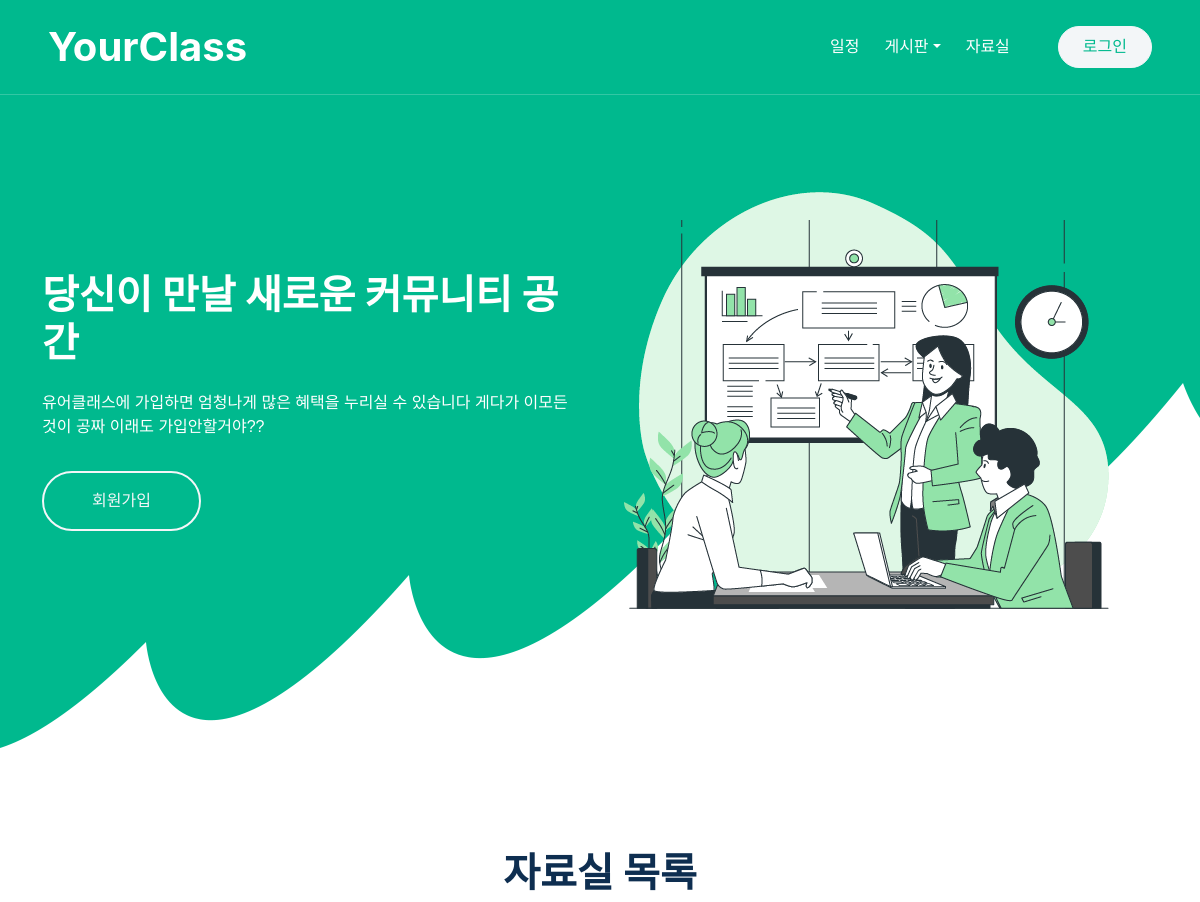
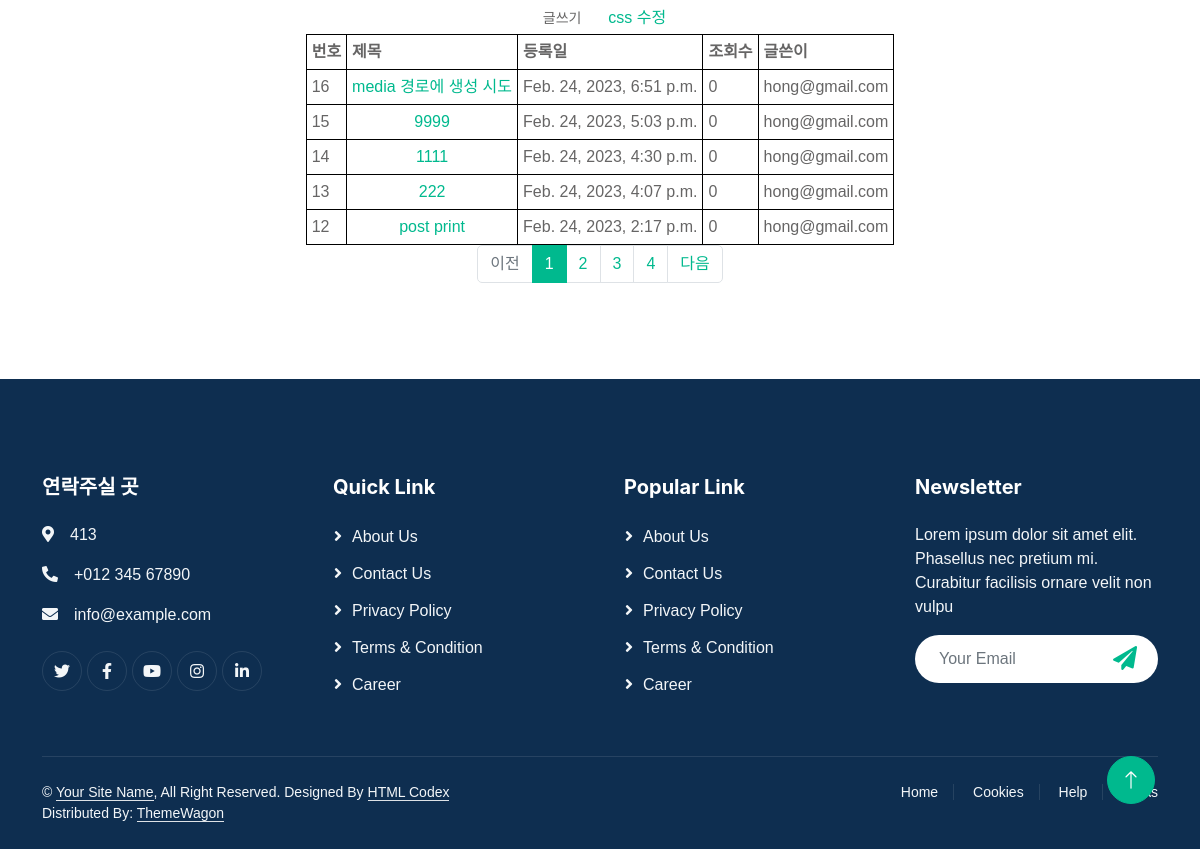
/YourClass/postList/, run on the app's committed database (2 pictures, top to bottom).
### YourClass/models.py (models this page shows)
class Post(models.Model):
    Post_id = models.AutoField(primary_key=True)
    category = models.ForeignKey('Categories', on_delete=models.CASCADE)
    title = models.CharField(max_length=50)
    content = models.TextField()
    file = models.FileField(upload_to=get_file_path, null=True, blank=True, verbose_name='파일')
    filename = models.CharField(max_length=64, null=True, verbose_name='첨부파일명')
    date = models.DateTimeField()
    viewcount = models.TextField(default=0)
    email = models.ForeignKey('Member', on_delete=models.CASCADE)

### YourClass/views.py (the view)
# urls.py: path('postList/', views.post_list, name='post_list'),
def post_list(request):
    template = loader.get_template('post_list.html')
    page = request.GET.get('page', '1')  # 페이지
    posts = Post.objects.all().order_by('-Post_id').values()
    paginator = Paginator(posts, 5)  # 페이지당 2개씩 보여주기
    page_obj = paginator.get_page(page)
    context = {
        'post_list': page_obj,
    }
    return HttpResponse(template.render(context, request))

### YourClass/templates/post_list.html (shortened to what this page needs)
<!DOCTYPE html>
{% load static %}
<html lang="en">
<head>
    <link href="https://cdnjs.cloudflare.com/ajax/libs/font-awesome/5.10.0/css/all.min.css" rel="stylesheet">
    <link href="https://cdn.jsdelivr.net/npm/bootstrap-icons@1.4.1/font/bootstrap-icons.css" rel="stylesheet">
    <link href="{% static 'lib/animate/animate.min.css'%}" rel="stylesheet">
    <link href="{% static 'lib/owlcarousel/assets/owl.carousel.min.css'%}" rel="stylesheet">
    <link href="{% static 'css/bootstrap.min.css'%}" rel="stylesheet">
    <link href="{% static 'css/style.css'%}" rel="stylesheet">
</head>
<body>
    <div class="container-xxl bg-white p-0">
        <div class="container-xxl position-relative p-0">
            <nav class="navbar navbar-expand-lg navbar-light px-4 px-lg-5 py-3 py-lg-0">
                <a href="index" class="navbar-brand p-0">
                    <h1 class="m-0">YourClass</h1>
                </a>
                <div class="collapse navbar-collapse" id="navbarCollapse">
                    <div class="navbar-nav ms-auto py-0">
                        <a href="calendar" class="nav-item nav-link">일정</a>
                        <div class="nav-item dropdown">
                            <a href="#" class="nav-link dropdown-toggle" data-bs-toggle="dropdown">게시판</a>
                        </div>
                        <a href="{% url 'post_list' %}" class="nav-item nav-link">자료실</a>
                    </div>
                    <a href="login" class="btn btn-light rounded-pill text-primary py-2 px-4 ms-lg-5">로그인</a>
                </div>
            </nav>
            <div class="container-xxl bg-primary hero-header">
                <div class="container">
                    <div class="row g-5 align-items-center">
                        <div class="col-lg-6 text-center text-lg-start">
							{% if session %}
                                <h1 class="text-white mb-4 animated zoomIn"> 환영합니다 {{classname}} 입니다</h1>
							{% else %}
                                <h1 class="text-white mb-4 animated zoomIn">당신이 만날 새로운 커뮤니티 공간</h1>
							{% endif %}
                            <p class="text-white pb-3 animated zoomIn">유어클래스에 가입하면 엄청나게 많은 혜택을 누리실 수 있습니다 게다가 이모든것이 공짜 이래도 가입안할거야??</p>
                            <a href="signup" class="btn btn-outline-light rounded-pill border-2 py-3 px-5 animated slideInRight">회원가입</a>
                        </div>
                        <div class="col-lg-6 text-center text-lg-start">
                            <img class="static 'img-fluid animated zoomIn" src="{% static 'img/hero.png'%}" alt="">
                        </div>
                    </div>
                </div>
            </div>
        </div>
        <div>
            <center>
                <h1>
                    자료실 목록
                </h1>
                <a href="{% url 'post_write' %}"  class="btn btn-sm">글쓰기</a> &nbsp;&nbsp;
                <a href="">css 수정</a><br/>
                <table>
                    <tr>
                        <th>번호</th>
                        <th>제목</th>
                        <th>등록일</th>
                        <th>조회수</th>
                        <th>글쓴이</th>
                    </tr>
                    {% for post in post_list %}
                    <tr>
                        <td>{{post.Post_id}}</td>
                        <td align='center'><a href="{{post.Post_id}}">{{post.title}}</a></td>
                        <td>{{post.date}}</td>
                        <td>{{post.viewcount}}</td>
                        <td align='center'>{{post.email_id}}</td>
                    </tr>
                    {% endfor %}
                </table>
                <ul class="pagination justify-content-center">
                    {% if post_list.has_previous %}
                    <li class="page-item">
                        <a class="page-link" href="?page={{ post_list.previous_page_number }}">이전</a>
                    </li>
                    {% else %}
                    <li class="page-item disabled">
                        <a class="page-link" tabindex="-1" aria-disabled="true" href="#">이전</a>
                    </li>
                    {% endif %}
                    {% for page_number in post_list.paginator.page_range %}
                    {% if page_number == post_list.number %}
                    <li class="page-item active" aria-current="page">
                        <a class="page-link" href="?page={{ page_number }}">{{ page_number }}</a>
                    </li>
                    {% else %}
                    <li class="page-item">
                        <a class="page-link" href="?page={{ page_number }}">{{ page_number }}</a>
                    </li>
                    {% endif %}
                    {% endfor %}
                    {% if post_list.has_next %}
                    <li class="page-item">
                        <a class="page-link" href="?page={{ post_list.next_page_number }}">다음</a>
                    </li>
                    {% else %}
                    <li class="page-item disabled">
                        <a class="page-link" tabindex="-1" aria-disabled="true" href="#">다음</a>
                    </li>
                    {% endif %}
                </ul>
            </center>
        </div>
        <div class="container-fluid bg-dark text-light footer pt-5 wow fadeIn" data-wow-delay="0.1s" style="margin-top: 6rem;">
            <div class="container py-5">
                <div class="row g-5">
                    <div class="col-md-6 col-lg-3">
                        <h5 class="text-white mb-4">연락주실 곳</h5>
                        <p><i class="fa fa-map-marker-alt me-3"></i>413</p>
                        <p><i class="fa fa-phone-alt me-3"></i>+012 345 67890</p>
                        <p><i class="fa fa-envelope me-3"></i>info@example.com</p>
                        <div class="d-flex pt-2">
                            <a class="btn btn-outline-light btn-social" href=""><i class="fab fa-twitter"></i></a>
                            <a class="btn btn-outline-light btn-social" href=""><i class="fab fa-facebook-f"></i></a>
                            <a class="btn btn-outline-light btn-social" href=""><i class="fab fa-youtube"></i></a>
                            <a class="btn btn-outline-light btn-social" href=""><i class="fab fa-instagram"></i></a>
                            <a class="btn btn-outline-light btn-social" href=""><i class="fab fa-linkedin-in"></i></a>
                        </div>
                    </div>
                    <div class="col-md-6 col-lg-3">
                        <h5 class="text-white mb-4">Quick Link</h5>
                        <a class="btn btn-link" href="">About Us</a>
                        <a class="btn btn-link" href="">Contact Us</a>
                        <a class="btn btn-link" href="">Privacy Policy</a>
                        <a class="btn btn-link" href="">Terms & Condition</a>
                        <a class="btn btn-link" href="">Career</a>
                    </div>
                    <div class="col-md-6 col-lg-3">
                        <h5 class="text-white mb-4">Popular Link</h5>
                        <a class="btn btn-link" href="">About Us</a>
                        <a class="btn btn-link" href="">Contact Us</a>
                        <a class="btn btn-link" href="">Privacy Policy</a>
                        <a class="btn btn-link" href="">Terms & Condition</a>
                        <a class="btn btn-link" href="">Career</a>
                    </div>
                    <div class="col-md-6 col-lg-3">
                        <h5 class="text-white mb-4">Newsletter</h5>
                        <p>Lorem ipsum dolor sit amet elit. Phasellus nec pretium mi. Curabitur facilisis ornare velit non vulpu</p>
                        <div class="position-relative w-100 mt-3">
                            <input class="form-control border-0 rounded-pill w-100 ps-4 pe-5" type="text" placeholder="Your Email" style="height: 48px;">
                            <button type="button" class="btn shadow-none position-absolute top-0 end-0 mt-1 me-2"><i class="fa fa-paper-plane text-primary fs-4"></i></button>
                        </div>
                    </div>
                </div>
            </div>
            <div class="container">
                <div class="copyright">
                    <div class="row">
                        <div class="col-md-6 text-center text-md-start mb-3 mb-md-0">
                            &copy; <a class="border-bottom" href="#">Your Site Name</a>, All Right Reserved.
							Designed By <a class="border-bottom" href="https://htmlcodex.com">HTML Codex</a>
                            <br>Distributed By: <a class="border-bottom" href="https://themewagon.com" target="_blank">ThemeWagon</a>
                        </div>
                        <div class="col-md-6 text-center text-md-end">
                            <div class="footer-menu">
                                <a href="">Home</a>
                                <a href="">Cookies</a>
                                <a href="">Help</a>
                                <a href="">FQAs</a>
                            </div>
                        </div>
                    </div>
                </div>
            </div>
        </div>
        <a href="#" class="btn btn-lg btn-primary btn-lg-square back-to-top"><i class="bi bi-arrow-up"></i></a>
    </div>
</body>
</html>

### YourClass/static/css/style.css (style rules this page uses)
:root { --primary: #00B98E; --light: #F3F6F8; --dark: #0E2E50; }
.back-to-top { position: fixed; display: none; right: 45px; bottom: 45px; z-index: 99; }
.btn { font-weight: 500; transition: .5s; }
.btn.btn-primary, .btn.btn-outline-primary:hover { color: #FFFFFF; }
.btn-lg-square { width: 48px; height: 48px; }
.btn-square, .btn-sm-square, .btn-lg-square { padding: 0; display: flex; align-items: center; justify-content: center; font-weight: normal; border-radius: 50px; }
.navbar .navbar-nav .nav-link { position: relative; margin-left: 25px; padding: 35px 0; color: #FFFFFF; font-weight: 500; outline: none; transition: .5s; }
.navbar .navbar-brand h1 { color: #FFFFFF; }
@media (min-width: 992px) { .navbar { position: absolute; width: 100%; top: 0; left: 0; border-bottom: 1px solid rgba(256, 256, 256, .2); z-index: 999; } }
@media (min-width: 992px) { .navbar .navbar-nav .nav-link::before { position: absolute; content: ""; width: 100%; height: 2px; bottom: 10px; left: 0; background: #FFFFFF; opacity: 0; transition: .5s; } }
.hero-header { margin-bottom: 6rem; padding: 12rem 0 9rem 0; background: url(../img/shape-bottom.png) center bottom no-repeat; }
.footer .btn.btn-social { margin-right: 5px; width: 40px; height: 40px; display: flex; align-items: center; justify-content: center; color: var(--light); border: 1px solid rgba(256, 256, 256, .1); border-radius: 40px; transition: .3s; }
.footer .btn.btn-link { display: block; margin-bottom: 10px; padding: 0; text-align: left; color: var(--light); font-weight: normal; transition: .3s; }
.footer .btn.btn-link::before { position: relative; content: "\f105"; font-family: "Font Awesome 5 Free"; font-weight: 900; margin-right: 10px; }
.footer .copyright { padding: 25px 0; font-size: 14px; border-top: 1px solid rgba(256, 256, 256, .1); }
.footer .copyright a { color: var(--light); }
.footer .footer-menu a { margin-right: 15px; padding-right: 15px; border-right: 1px solid rgba(255, 255, 255, .1); }
.footer .footer-menu a:last-child { margin-right: 0; padding-right: 0; border-right: none; }

### YourClass/templates/post_list.html (style rules this page uses)
table, th, td { border: 1px solid black; border-collapse: collapse; }
th, td { padding: 5px; }

### data on the page
Post: Post_id "16", title "media 경로에 생성 시도", date "Feb. 24, 2023, 6:51 p.m.", viewcount "0", email_id "hong@gmail.com"
Post: Post_id "15", title "9999", date "Feb. 24, 2023, 5:03 p.m.", viewcount "0", email_id "hong@gmail.com"
Post: Post_id "14", title "1111", date "Feb. 24, 2023, 4:30 p.m.", viewcount "0", email_id "hong@gmail.com"
Post: Post_id "13", title "222", date "Feb. 24, 2023, 4:07 p.m.", viewcount "0", email_id "hong@gmail.com"
Post: Post_id "12", title "post print", date "Feb. 24, 2023, 2:17 p.m.", viewcount "0", email_id "hong@gmail.com"

### other printed values
{{ page_number }} "1"
{{ page_number }} "2" "3" "4"
